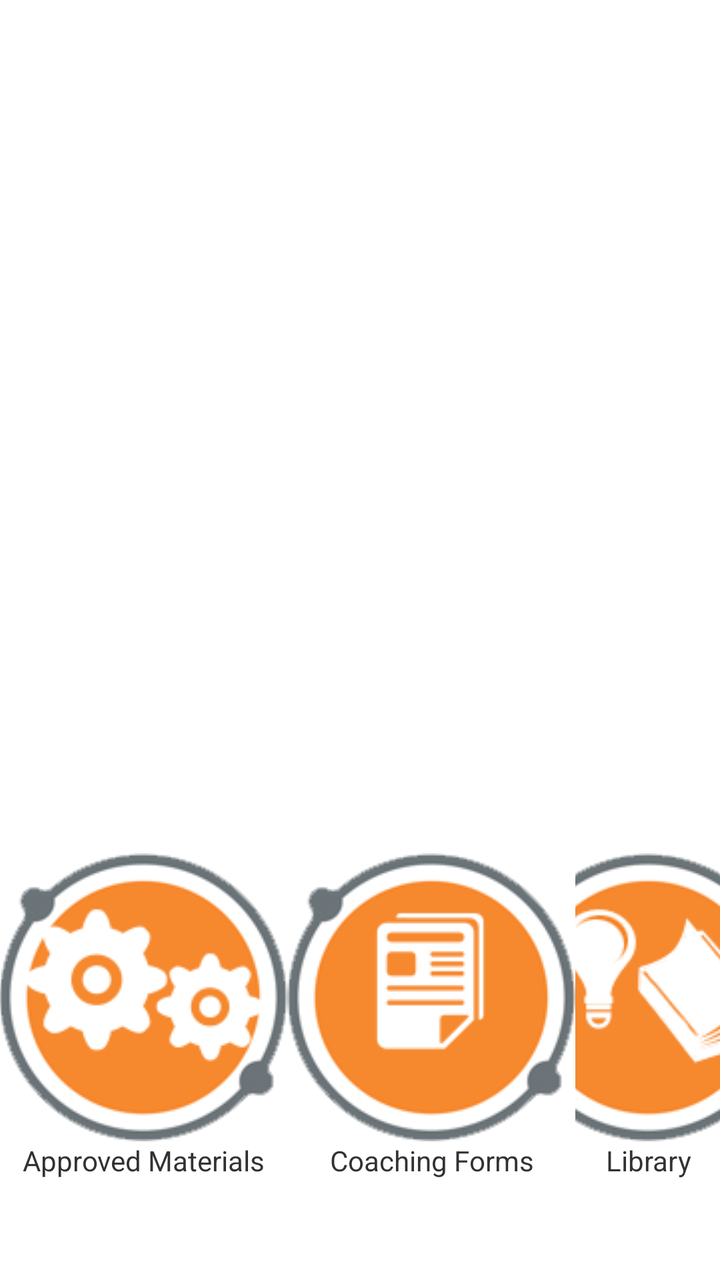
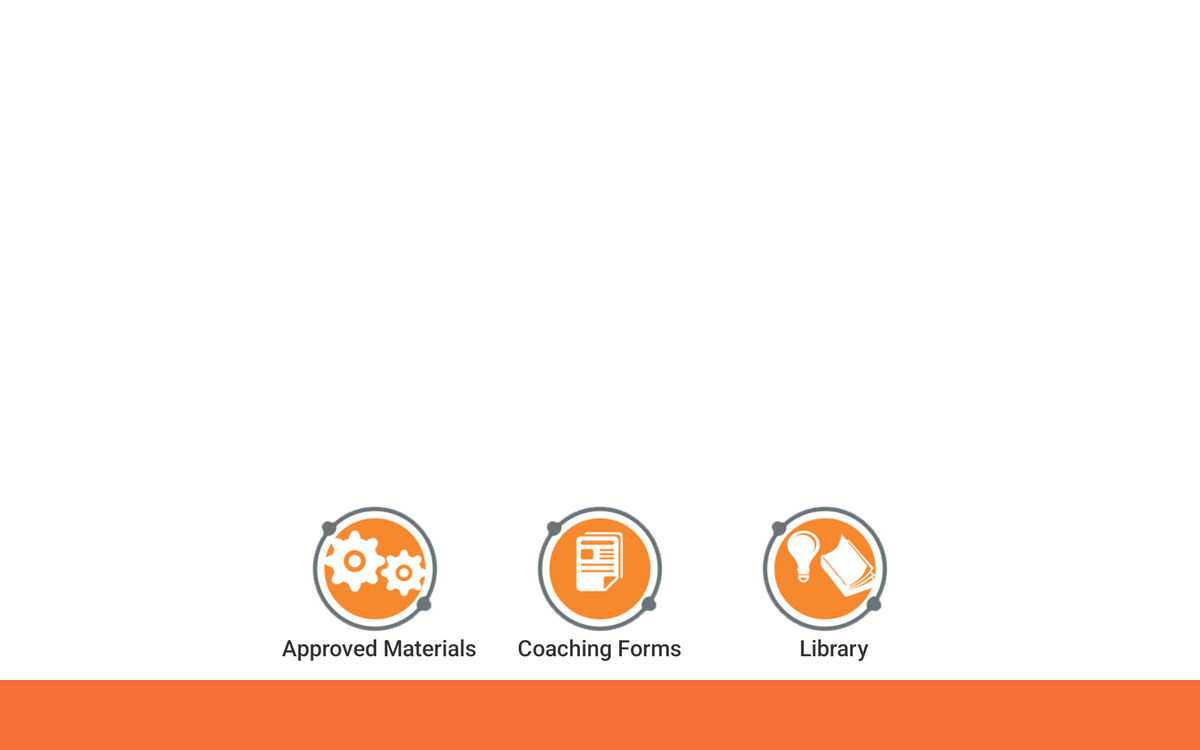

Two renders of one Android screen. The first uses the default layout on a phone; the second uses the alternative layout the repository ships for a different screen configuration, on a matching device. The two XML files are below.
<!-- AndroidManifest.xml: application theme AppTheme -->
<!-- res/layout/activity_knowledge_center.xml -->
<LinearLayout xmlns:android="http://schemas.android.com/apk/res/android"
    xmlns:tools="http://schemas.android.com/tools"
    android:layout_width="match_parent"
    android:layout_height="match_parent"
    android:orientation="vertical"
    android:paddingBottom="@dimen/activity_vertical_margin"
    android:paddingLeft="@dimen/activity_horizontal_margin"
    android:paddingRight="@dimen/activity_horizontal_margin"
    android:paddingTop="@dimen/activity_vertical_margin"
    android:weightSum="6"
    tools:context="com.insitehub.saleready_android.KnowledgeCenterActivity" >

    <GridView
        android:id="@+id/gridview_assigned_asset"
        android:layout_width="wrap_content"
        android:layout_height="0dp"
        android:layout_weight="4"
        android:numColumns="2"
        android:text="@string/hello_world" />

    <LinearLayout
        android:layout_width="wrap_content"
        android:layout_height="0dp"
        android:layout_gravity="center_horizontal"
        android:layout_weight="2"
        android:orientation="horizontal" >

        <TextView
            android:id="@+id/approvedMaterials"
            android:layout_width="wrap_content"
            android:layout_height="wrap_content"
            android:drawableTop="@drawable/btn_selling_skills"
            android:gravity="center_horizontal"
            android:text="@string/approved_materials"
           />

        <TextView
            android:id="@+id/coachingForms"
            android:layout_width="wrap_content"
            android:layout_height="wrap_content"
            android:drawableTop="@drawable/btn_product_information"
            android:gravity="center_horizontal"
            android:text="@string/coaching_forms" />

        <TextView
            android:id="@+id/library"
            android:layout_width="wrap_content"
            android:layout_height="wrap_content"
            android:drawableTop="@drawable/btn_market_knowledge"
            android:gravity="center_horizontal"
            android:text="@string/library" />

    </LinearLayout>

</LinearLayout>
<!-- resources referenced by this layout -->
<resources>
  <!-- drawable btn_market_knowledge: png bitmap (drawable, 16585 bytes) -->
  <!-- drawable btn_product_information: png bitmap (drawable, 13291 bytes) -->
  <!-- drawable btn_selling_skills: png bitmap (drawable, 15371 bytes) -->
  <string name="approved_materials">Approved Materials</string>
  <string name="coaching_forms">Coaching Forms</string>
  <string name="hello_world">Hello world!</string>
  <string name="library">Library</string>
  <style name="AppTheme" parent="@android:style/Theme.Holo.Light.DarkActionBar">
          <item name="android:actionBarItemBackground">@drawable/action_bar_menu_item_selector</item>
          <item name="android:actionBarWidgetTheme">@style/AppTheme.Widget</item>
          <item name="android:windowBackground">@color/white</item>
          <item name="android:actionBarStyle">@style/ActionBarStyle</item>
          <item name="android:windowAnimationStyle">@style/MyAnimation.Activity</item>
          <item name="android:choiceMode">singleChoice</item>
      </style>
  <style name="AppTheme.Widget" parent="@android:style/Theme.Holo">
          <item name="android:popupMenuStyle">@style/ActionBarOverflowStyle</item>
      </style>
  <color name="white">#FFFFFF</color>
  <style name="ActionBarStyle" parent="@android:style/Widget.Holo.Light.ActionBar.Solid.Inverse">
          <item name="android:background">@color/orange</item>
          <item name="android:titleTextStyle">@style/ActionBarTextStyle</item>
      </style>
  <style name="MyAnimation.Activity" parent="@android:style/Animation.Activity">
          <item name="android:activityOpenEnterAnimation">@anim/slide_in_right</item>
          <item name="android:activityOpenExitAnimation">@anim/slide_holder</item>
          <item name="android:activityCloseEnterAnimation">@anim/slide_holder</item>
          <item name="android:activityCloseExitAnimation">@anim/slide_out_right</item>
      </style>
  <style name="ActionBarOverflowStyle" parent="@android:style/Widget.Holo.Light.ListPopupWindow">
          <item name="android:popupBackground">@drawable/menu_dropdown_panel</item>	
      </style>
  <color name="orange">#F36F36</color>
  <style name="ActionBarTextStyle" parent="@android:style/TextAppearance.DeviceDefault">
          <item name="android:textColor">@color/white</item>
      </style>
  <!-- drawable menu_dropdown_panel: png bitmap (drawable, 1301 bytes) -->
</resources>
<!-- res/layout-sw600dp-land/activity_knowledge_center.xml (the repository's variant of the layout above) -->
<!-- drawn on a 7-inch tablet turned sideways -->
<RelativeLayout xmlns:android="http://schemas.android.com/apk/res/android"
    xmlns:tools="http://schemas.android.com/tools"
    android:layout_width="match_parent"
    android:layout_height="match_parent"
    android:id="@+id/knowledge_center_main_wrapper"
    tools:context="com.insitehub.saleready_android.KnowledgeCenterActivity" >

    <GridView
        android:id="@+id/gridview_assigned_asset"
        android:layout_width="wrap_content"
        android:layout_height="250dp"
        android:layout_marginLeft="@dimen/activity_horizontal_margin"
        android:layout_marginRight="@dimen/activity_horizontal_margin"
        android:layout_marginTop="@dimen/activity_vertical_margin"
        android:numColumns="2"
        android:text="@string/hello_world" />

    <ImageView
        android:id="@+id/approved_materials_button"
        android:layout_width="100dp"
        android:layout_height="100dp"
        android:layout_alignParentLeft="true"
        android:layout_alignTop="@+id/coaching_forms_button"
        android:layout_marginLeft="250dp"
        android:minHeight="?android:attr/listPreferredItemHeight"
        android:onClick="navigate"
        android:src="@drawable/btn_selling_skills" />

    <TextView
        android:id="@+id/approved_materials_text"
        style="@style/MainActivityTextStyle7"
        android:layout_width="wrap_content"
        android:layout_height="wrap_content"
        android:layout_alignParentLeft="true"
        android:layout_alignTop="@+id/coaching_forms_text"
        android:layout_marginLeft="225dp"
        android:text="@string/approved_materials" />

    <ImageView
        android:id="@+id/coaching_forms_button"
        android:layout_width="100dp"
        android:layout_height="100dp"
        android:layout_alignParentBottom="true"
        android:layout_centerHorizontal="true"
        android:layout_centerVertical="false"
        android:layout_marginBottom="95dp"
        android:minHeight="?android:attr/listPreferredItemHeight"
        android:onClick="navigate"
        android:src="@drawable/btn_product_information" />

    <TextView
        android:id="@+id/coaching_forms_text"
        style="@style/MainActivityTextStyle7"
        android:layout_width="wrap_content"
        android:layout_height="wrap_content"
        android:layout_alignParentBottom="true"
        android:layout_centerHorizontal="true"
        android:layout_marginBottom="70dp"
        android:text="@string/coaching_forms" />

    <ImageView
        android:id="@+id/library_button"
        android:layout_width="100dp"
        android:layout_height="100dp"
        android:layout_alignParentRight="true"
        android:layout_alignTop="@+id/coaching_forms_button"
        android:layout_marginRight="250dp"
        android:minHeight="?android:attr/listPreferredItemHeight"
        android:onClick="navigate"
        android:src="@drawable/btn_market_knowledge" />

    <TextView
        android:id="@+id/library_text"
        style="@style/MainActivityTextStyle7"
        android:layout_width="wrap_content"
        android:layout_height="wrap_content"
        android:layout_alignParentRight="true"
        android:layout_alignTop="@+id/coaching_forms_text"
        android:layout_marginRight="265dp"
        android:text="@string/library" />

    <ImageView
        android:id="@+id/bottom_bar"
        android:layout_width="match_parent"
        android:layout_height="?android:attr/actionBarSize"
        android:layout_alignParentBottom="true"
        android:src="@color/orange" />

</RelativeLayout>
<!-- resources referenced by the variant -->
<!-- as a 7-inch tablet turned sideways resolves them -->
<resources>
  <color name="orange">#F36F36</color>
  <!-- drawable btn_market_knowledge: png bitmap (drawable, 16585 bytes) -->
  <!-- drawable btn_product_information: png bitmap (drawable, 13291 bytes) -->
  <!-- drawable btn_selling_skills: png bitmap (drawable, 15371 bytes) -->
  <string name="approved_materials">Approved Materials</string>
  <string name="coaching_forms">Coaching Forms</string>
  <string name="hello_world">Hello world!</string>
  <string name="library">Library</string>
  <style name="MainActivityTextStyle7" parent="@android:style/TextAppearance.DeviceDefault.Medium">
  
          
          <item name="android:gravity">center</item>
          <item name="android:color">@color/grey</item>
      </style>
  <style name="AppTheme" parent="@android:style/Theme.Holo.Light.DarkActionBar">
          <item name="android:actionBarItemBackground">@drawable/action_bar_menu_item_selector</item>
          <item name="android:actionBarWidgetTheme">@style/AppTheme.Widget</item>
          <item name="android:windowBackground">@color/white</item>
          <item name="android:actionBarStyle">@style/ActionBarStyle</item>
          <item name="android:windowAnimationStyle">@style/MyAnimation.Activity</item>
          <item name="android:choiceMode">singleChoice</item>
      </style>
  <color name="grey">#DDDDDD</color>
  <style name="AppTheme.Widget" parent="@android:style/Theme.Holo">
          <item name="android:popupMenuStyle">@style/ActionBarOverflowStyle</item>
      </style>
  <color name="white">#FFFFFF</color>
  <style name="ActionBarStyle" parent="@android:style/Widget.Holo.Light.ActionBar.Solid.Inverse">
          <item name="android:background">@color/orange</item>
          <item name="android:titleTextStyle">@style/ActionBarTextStyle</item>
      </style>
  <style name="MyAnimation.Activity" parent="@android:style/Animation.Activity">
          <item name="android:activityOpenEnterAnimation">@anim/slide_in_right</item>
          <item name="android:activityOpenExitAnimation">@anim/slide_holder</item>
          <item name="android:activityCloseEnterAnimation">@anim/slide_holder</item>
          <item name="android:activityCloseExitAnimation">@anim/slide_out_right</item>
      </style>
  <style name="ActionBarOverflowStyle" parent="@android:style/Widget.Holo.Light.ListPopupWindow">
          <item name="android:popupBackground">@drawable/menu_dropdown_panel</item>	
      </style>
  <style name="ActionBarTextStyle" parent="@android:style/TextAppearance.DeviceDefault">
          <item name="android:textColor">@color/white</item>
      </style>
  <!-- drawable menu_dropdown_panel: png bitmap (drawable, 1301 bytes) -->
</resources>
